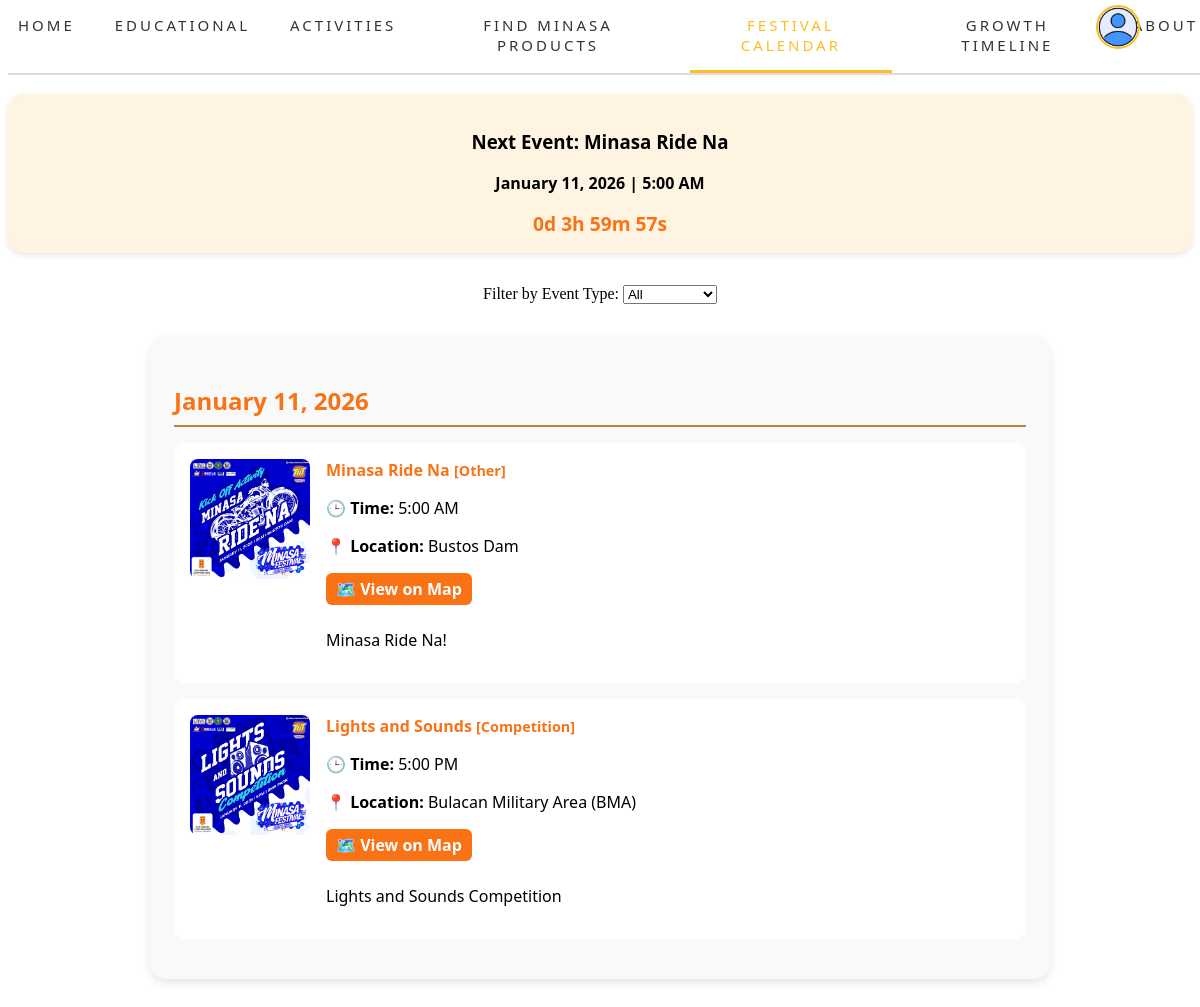
Page /users/festival-calendar/ on the committed database.
### sections/models.py (models this page shows, shortened)
class FestivalEvent(models.Model):
    EVENT_TYPES = [
        ('Parade', 'Parade'),
        ('Competition', 'Competition'),
        ('Concert', 'Concert'),
        ('Exhibit', 'Exhibit'),
        ('Trade Fair', 'Trade Fair'),
        ('Religious', 'Religious'),
        ('Other', 'Other'),
    ]
    name = models.CharField(max_length=200)
    event_type = models.CharField(max_length=50, choices=EVENT_TYPES, default='Other')
    description = models.TextField()
    date = models.DateField()
    time = models.TimeField(blank=True, null=True)
    location = models.CharField(max_length=200, blank=True, null=True)
    map_link = models.URLField(blank=True, null=True)
    image = models.ImageField(upload_to='festival_events/', blank=True, null=True)

### sections/views.py (the view)
# urls.py: path('festival-calendar/', views.festival_calendar, name='festival_calendar'),
def festival_calendar(request):
    selected_type = request.GET.get('type', 'All')
    today = date.today()
    now = datetime.now()  # current date and time
    if selected_type == 'All':
        events = FestivalEvent.objects.filter(
            date__gte=today  # only events today or later
        ).order_by('date', 'time')
    else:
        events = FestivalEvent.objects.filter(
            event_type=selected_type,
            date__gte=today
        ).order_by('date', 'time')
    grouped_events = {}
    next_event = None
    for event in events:
        event_datetime = datetime.combine(event.date, event.time or datetime.min.time())
        if event_datetime < now:
            continue
        day = event.date.strftime('%B %d, %Y')
        if day not in grouped_events:
            grouped_events[day] = []
        grouped_events[day].append(event)
        if event_datetime > now and not next_event:
            next_event = event
    event_types = ['All'] + [choice[0] for choice in FestivalEvent.EVENT_TYPES]
    return render(request, 'users/festival_calendar.html', {
        'grouped_events': grouped_events,
        'event_types': event_types,
        'selected_type': selected_type,
        'next_event': next_event,
    })

### sections/templates/users/festival_calendar.html (shortened to what this page needs)
{% extends "users/userbase.html" %}
{% load static %}
{% block content %}
<br><br><br>
{% if next_event %}
<div class="countdown-container">
  <h3>Next Event: {{ next_event.name }}</h3>
  <p><strong>{{ next_event.date|date:"F d, Y" }}{% if next_event.time %} | {{ next_event.time|time:"g:i A" }}{% endif %}</strong></p>
  <div id="countdown"></div>
</div>
{% endif %}
<form method="get" class="filter-form">
  <label for="type">Filter by Event Type:</label>
  <select name="type" id="type" onchange="this.form.submit()">
    {% for etype in event_types %}
      <option value="{{ etype }}" {% if selected_type == etype %}selected{% endif %}>{{ etype }}</option>
    {% endfor %}
  </select>
</form>
<div class="calendar-container">
  {% for date, events in grouped_events.items %}
    <div class="day-block">
      <h3 class="festival-date">{{ date }}</h3>
      {% for event in events %}
        <div class="festival-card">
          {% if event.image %}
            <img src="{{ event.image.url }}" alt="{{ event.name }}" class="festival-image">
          {% endif %}
          <div class="festival-info">
            <h4>{{ event.name }} <span class="event-type">[{{ event.event_type }}]</span></h4>
            {% if event.time %}<p><strong>🕒 Time:</strong> {{ event.time|time:"g:i A" }}</p>{% endif %}
            {% if event.location %}<p><strong>📍 Location:</strong> {{ event.location }}</p>{% endif %}
            {% if event.map_link %}
              <a href="{{ event.map_link }}" target="_blank" class="map-link">🗺️ View on Map</a>
            {% endif %}
            <p>{{ event.description }}</p>
          </div>
        </div>
      {% endfor %}
    </div>
  {% empty %}
    <p class="text-center">No festival events found for this category.</p>
  {% endfor %}
</div>
{% endblock %}

### minasaelearning/static/css/section_css.css (style rules this page uses)
h1, h2, h3, div, a, p { font-family: 'Segoe UI', Tahoma, Geneva, Verdana, sans-serif; }
.filter-form { text-align: right; }
.calendar-container { max-width: 900px; margin: 2rem auto; display: flex; flex-direction: column; gap: 2rem; }
.day-block { background: #f9f9f9; padding: 1.5rem; border-radius: 1rem; box-shadow: 0 4px 8px rgba(0,0,0,0.1); }
.festival-date { font-size: 1.5rem; font-weight: bold; color: #f97316; border-bottom: 2px solid #b8813d; padding-bottom: 0.5rem; margin-bottom: 1rem; }
.festival-card { display: flex; gap: 1rem; margin-bottom: 1rem; background: white; border-radius: 0.75rem; padding: 1rem; align-items: flex-start; }
.festival-image { width: 120px; height: 120px; border-radius: 0.5rem; object-fit: cover; }
.festival-info h4 { margin: 0; color: #f97316; }
.event-type { font-size: 0.9rem; color: #f97316; }
.map-link { display: inline-block; background: #f97316; color: white; padding: 5px 10px; border-radius: 6px; text-decoration: none; margin-bottom: 8px; font-weight: 600; }
.filter-form { text-align: center; margin-bottom: 2rem; }
.countdown-container { text-align: center; margin: 2rem 0; padding: 1rem; background: #fff4e1; border-radius: 1rem; box-shadow: 0 2px 6px rgba(0,0,0,0.1); }
#countdown { font-size: 1.2rem; color: #f97316; font-weight: bold; margin-top: 0.5rem; }

### rows in the picture
FestivalEvent: name "Minasa Ride Na", date "January 11, 2026", time "5:00 AM", image (picture), event_type "Other", location "Bustos Dam", description "Minasa Ride Na!"
FestivalEvent: image (picture), name "Lights and Sounds", event_type "Competition", time "5:00 PM", location "Bulacan Military Area (BMA)", description "Lights and Sounds Competition"

### other values in the picture
form field type "All"
